Frame 1 (no input): blank canvas, image omitted
Frame 60 (no input): blank canvas, image omitted
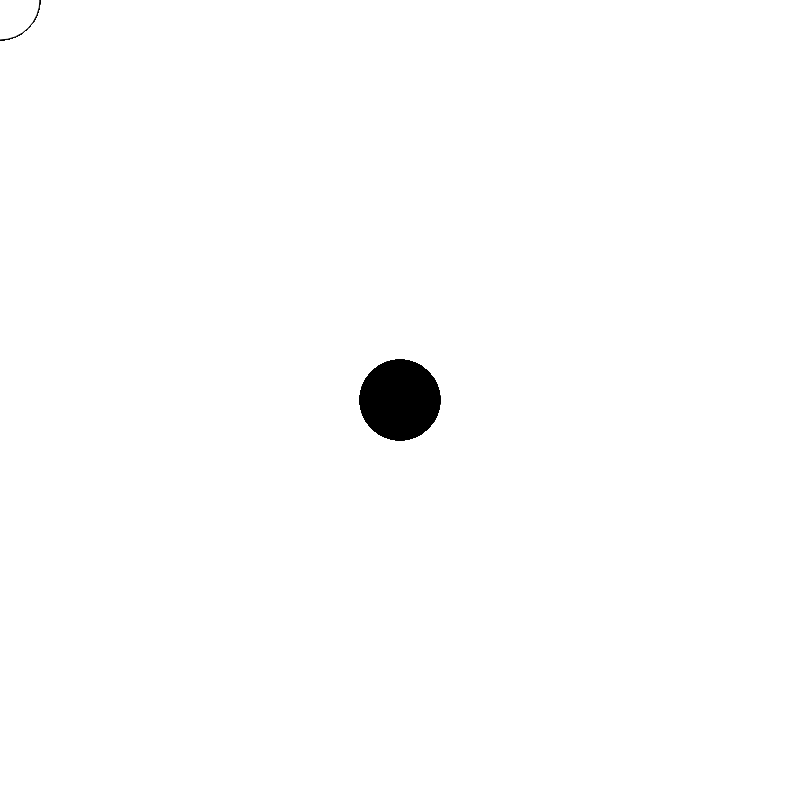
Frame 120 (the mouse pressed at the canvas centre since frame 60)

The p5.js sketch whose frames 1 and 60 were blank and that drew this single picture after the mouse press (run headless with seeded random() and noise() and a simulated clock; from frame 60 on, the mouse is pressed at the canvas centre):

// p5.js sketch
// ── sketch.js

function setup() {
  alert("oi");
  createCanvas(800, 800);
}

function draw() {
  if (mouseIsPressed) {
    fill(0);
  } else {
    fill(255);
  }
  ellipse(mouseX, mouseY, 80, 80);
}

// const canvas = createCanvasElement();
// document.body.appendChild(canvas);

// ── sketch_01.js
const ripples = [];
  
      function setup() {
        createCanvas(windowWidth, windowWidth);
        stroke(255);
        noFill();
        for (let i = 0; i < 10; i++) {
          ripples.push(new Ripple(random(width), random(height)));
        }
      }
      
      function draw() {
        background(0);
        for (let i = 0; i < ripples.length; i++) {
          ripples[i].update();
          ripples[i].display();
        }
      }
      
      class Ripple {
        constructor(x, y) {
          this.pos = createVector(x, y);
          this.r = 50;
          this.maxR = 500;
        }
      
        update() {
          this.r += noise(frameCount / 100, this.pos.y / 100) * 5;
          if (this.r > this.maxR) {
            this.r = 0;
            this.pos.x = random(width);
            this.pos.y = random(height);
          }
        }
      
        display() {
          ellipse(this.pos.x, this.pos.y, this.r, this.r / 2);
        }
      }
